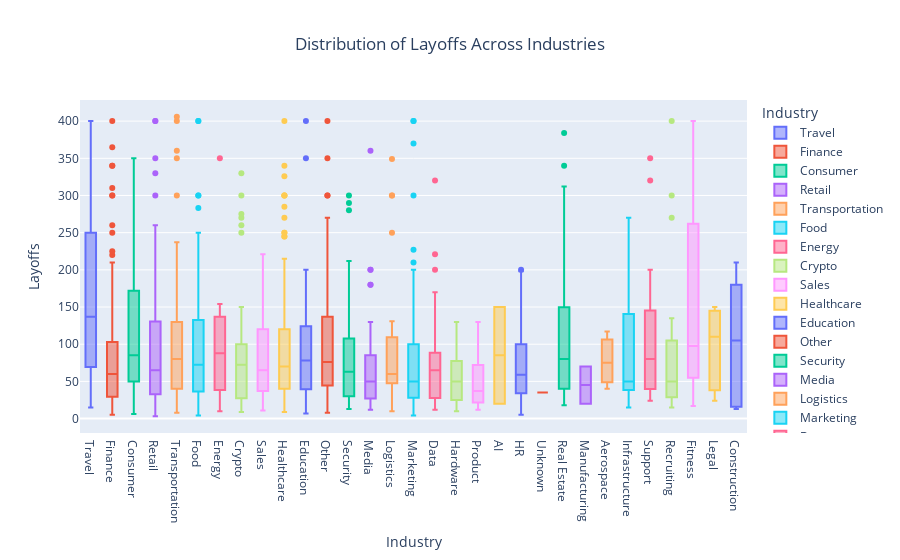

Notebook cell for this chart:
### Markdown cell above
## 1. Industry Layoffs

### Code cell
# Box plot distribution of layoffs across industries
fig_industries_box = px.box(
    clean_df, 
    x = 'Industry', 
    y = 'Layoffs',
    title = 'Distribution of Layoffs Across Industries',
    color = 'Industry'
)

fig_industries_box.update_layout(title_x = 0.5)

fig_industries_box.show()

### Figure 1 — Plotly figure (JSON) as saved in the notebook; plotly's stock layout.template omitted (floating-point values rounded to 4 significant figures; data arrays with more than 128 entries replaced by an {"elided": "..."} marker saying what was removed)
{"data": [{"alignmentgroup": "True", "hovertemplate": "Industry=%{x}<br>Layoffs=%{y}<extra></extra>", "legendgroup": "Travel", "marker": {"color": "#636efa"}, "name": "Travel", "notched": false, "offsetgroup": "Travel", "orientation": "v", "showlegend": true, "type": "box", "x": ["Travel", "Travel", "Travel", "Travel", "Travel", "Travel", "Travel", "Travel", "Travel", "Travel", "Travel", "Travel", "Travel", "Travel", "Travel", "Travel", "Travel", "Travel", "Travel", "Travel", "Travel", "Travel", "Travel", "Travel", "Travel", "Travel", "Travel", "Travel", "Travel", "Travel", "Travel", "Travel"], "x0": " ", "xaxis": "x", "y": [320, 106, 216, 125, 250, 175, 50, 164, 100, 109, 144, 250, 30, 200, 90, 350, 300, 350, 70, 69, 160, 15, 300, 35, 80, 250, 300, 56, 400, 38, 50, 130], "y0": " ", "yaxis": "y"}, {"alignmentgroup": "True", "hovertemplate": "Industry=%{x}<br>Layoffs=%{y}<extra></extra>", "legendgroup": "Finance", "marker": {"color": "#EF553B"}, "name": "Finance", "notched": false, "offsetgroup": "Finance", "orientation": "v", "showlegend": true, "type": "box", "x": {"elided": "171 str values"}, "x0": " ", "xaxis": "x", "y": {"elided": "171 int values"}, "y0": " ", "yaxis": "y"}, {"alignmentgroup": "True", "hovertemplate": "Industry=%{x}<br>Layoffs=%{y}<extra></extra>", "legendgroup": "Consumer", "marker": {"color": "#00cc96"}, "name": "Consumer", "notched": false, "offsetgroup": "Consumer", "orientation": "v", "showlegend": true, "type": "box", "x": ["Consumer", "Consumer", "Consumer", "Consumer", "Consumer", "Consumer", "Consumer", "Consumer", "Consumer", "Consumer", "Consumer", "Consumer", "Consumer", "Consumer", "Consumer", "Consumer", "Consumer", "Consumer", "Consumer", "Consumer", "Consumer", "Consumer", "Consumer", "Consumer", "Consumer", "Consumer", "Consumer", "Consumer", "Consumer", "Consumer", "Consumer", "Consumer", "Consumer", "Consumer", "Consumer", "Consumer", "Consumer", "Consumer", "Consumer", "Consumer", "Consumer", "Consumer", "Consumer", "Consumer"], "x0": " ", "xaxis": "x", "y": [350, 80, 60, 350, 170, 40, 37, 130, 60, 78, 80, 85, 140, 60, 160, 95, 300, 35, 50, 140, 200, 80, 85, 23, 30, 25, 100, 30, 70, 90, 87, 180, 80, 250, 174, 270, 6, 155, 200, 45, 11, 50, 194, 250], "y0": " ", "yaxis": "y"}, {"alignmentgroup": "True", "hovertemplate": "Industry=%{x}<br>Layoffs=%{y}<extra></extra>", "legendgroup": "Retail", "marker": {"color": "#ab63fa"}, "name": "Retail", "notched": false, "offsetgroup": "Retail", "orientation": "v", "showlegend": true, "type": "box", "x": ["Retail", "Retail", "Retail", "Retail", "Retail", "Retail", "Retail", "Retail", "Retail", "Retail", "Retail", "Retail", "Retail", "Retail", "Retail", "Retail", "Retail", "Retail", "Retail", "Retail", "Retail", "Retail", "Retail", "Retail", "Retail", "Retail", "Retail", "Retail", "Retail", "Retail", "Retail", "Retail", "Retail", "Retail", "Retail", "Retail", "Retail", "Retail", "Retail", "Retail", "Retail", "Retail", "Retail", "Retail", "Retail", "Retail", "Retail", "Retail", "Retail", "Retail", "Retail", "Retail", "Retail", "Retail", "Retail", "Retail", "Retail", "Retail", "Retail", "Retail", "Retail", "Retail", "Retail", "Retail", "Retail", "Retail", "Retail", "Retail", "Retail", "Retail", "Retail", "Retail", "Retail", "Retail", "Retail", "Retail", "Retail", "Retail", "Retail", "Retail", "Retail", "Retail", "Retail", "Retail", "Retail", "Retail", "Retail", "Retail", "Retail", "Retail", "Retail"], "x0": " ", "xaxis": "x", "y": [60, 55, 40, 21, 37, 30, 225, 230, 24, 60, 350, 35, 22, 70, 251, 20, 45, 100, 40, 56, 32, 100, 230, 65, 100, 31, 100, 25, 40, 30, 25, 93, 180, 110, 134, 30, 50, 160, 80, 90, 56, 55, 138, 54, 60, 48, 50, 19, 24, 70, 13, 400, 30, 120, 100, 30, 191, 250, 100, 330, 70, 50, 200, 400, 29, 260, 300, 30, 150, 100, 3, 20, 120, 20, 100, 78, 44, 200, 235, 36, 200, 87, 60, 147, 60, 70, 65, 250, 23, 91, 20], "y0": " ", "yaxis": "y"}, {"alignmentgroup": "True", "hovertemplate": "Industry=%{x}<br>Layoffs=%{y}<extra></extra>", "legendgroup": "Transportation", "marker": {"color": "#FFA15A"}, "name": "Transportation", "notched": false, "offsetgroup": "Transportation", "orientation": "v", "showlegend": true, "type": "box", "x": ["Transportation", "Transportation", "Transportation", "Transportation", "Transportation", "Transportation", "Transportation", "Transportation", "Transportation", "Transportation", "Transportation", "Transportation", "Transportation", "Transportation", "Transportation", "Transportation", "Transportation", "Transportation", "Transportation", "Transportation", "Transportation", "Transportation", "Transportation", "Transportation", "Transportation", "Transportation", "Transportation", "Transportation", "Transportation", "Transportation", "Transportation", "Transportation", "Transportation", "Transportation", "Transportation", "Transportation", "Transportation", "Transportation", "Transportation", "Transportation", "Transportation", "Transportation", "Transportation", "Transportation", "Transportation", "Transportation", "Transportation", "Transportation", "Transportation", "Transportation", "Transportation", "Transportation", "Transportation", "Transportation", "Transportation"], "x0": " ", "xaxis": "x", "y": [120, 60, 48, 128, 17, 300, 200, 102, 27, 46, 40, 360, 31, 80, 40, 350, 160, 80, 237, 130, 70, 65, 78, 75, 180, 63, 58, 76, 40, 16, 35, 35, 138, 400, 100, 111, 200, 30, 130, 40, 219, 35, 80, 57, 10, 130, 15, 100, 92, 23, 108, 406, 100, 100, 8], "y0": " ", "yaxis": "y"}, {"alignmentgroup": "True", "hovertemplate": "Industry=%{x}<br>Layoffs=%{y}<extra></extra>", "legendgroup": "Food", "marker": {"color": "#19d3f3"}, "name": "Food", "notched": false, "offsetgroup": "Food", "orientation": "v", "showlegend": true, "type": "box", "x": ["Food", "Food", "Food", "Food", "Food", "Food", "Food", "Food", "Food", "Food", "Food", "Food", "Food", "Food", "Food", "Food", "Food", "Food", "Food", "Food", "Food", "Food", "Food", "Food", "Food", "Food", "Food", "Food", "Food", "Food", "Food", "Food", "Food", "Food", "Food", "Food", "Food", "Food", "Food", "Food", "Food", "Food", "Food", "Food", "Food", "Food", "Food", "Food", "Food", "Food", "Food", "Food", "Food", "Food", "Food", "Food"], "x0": " ", "xaxis": "x", "y": [20, 80, 68, 100, 65, 150, 30, 34, 283, 300, 134, 38, 81, 400, 100, 250, 17, 300, 40, 65, 40, 130, 27, 93, 100, 211, 50, 70, 70, 70, 200, 200, 26, 40, 60, 100, 23, 80, 50, 150, 21, 100, 20, 100, 60, 87, 180, 75, 35, 131, 4, 400, 196, 5, 9, 30], "y0": " ", "yaxis": "y"}, {"alignmentgroup": "True", "hovertemplate": "Industry=%{x}<br>Layoffs=%{y}<extra></extra>", "legendgroup": "Energy", "marker": {"color": "#FF6692"}, "name": "Energy", "notched": false, "offsetgroup": "Energy", "orientation": "v", "showlegend": true, "type": "box", "x": ["Energy", "Energy", "Energy", "Energy", "Energy", "Energy", "Energy", "Energy"], "x0": " ", "xaxis": "x", "y": [65, 111, 154, 350, 10, 30, 120, 47], "y0": " ", "yaxis": "y"}, {"alignmentgroup": "True", "hovertemplate": "Industry=%{x}<br>Layoffs=%{y}<extra></extra>", "legendgroup": "Crypto", "marker": {"color": "#B6E880"}, "name": "Crypto", "notched": false, "offsetgroup": "Crypto", "orientation": "v", "showlegend": true, "type": "box", "x": ["Crypto", "Crypto", "Crypto", "Crypto", "Crypto", "Crypto", "Crypto", "Crypto", "Crypto", "Crypto", "Crypto", "Crypto", "Crypto", "Crypto", "Crypto", "Crypto", "Crypto", "Crypto", "Crypto", "Crypto", "Crypto", "Crypto", "Crypto", "Crypto", "Crypto", "Crypto", "Crypto", "Crypto", "Crypto", "Crypto", "Crypto", "Crypto", "Crypto", "Crypto", "Crypto", "Crypto", "Crypto", "Crypto", "Crypto", "Crypto", "Crypto", "Crypto", "Crypto", "Crypto", "Crypto", "Crypto", "Crypto", "Crypto"], "x0": " ", "xaxis": "x", "y": [20, 60, 150, 26, 80, 30, 16, 17, 75, 100, 30, 89, 44, 29, 21, 330, 110, 100, 275, 10, 33, 100, 20, 20, 59, 134, 100, 30, 20, 150, 68, 42, 30, 150, 12, 300, 70, 270, 9, 24, 250, 260, 100, 90, 80, 80, 75, 91], "y0": " ", "yaxis": "y"}, {"alignmentgroup": "True", "hovertemplate": "Industry=%{x}<br>Layoffs=%{y}<extra></extra>", "legendgroup": "Sales", "marker": {"color": "#FF97FF"}, "name": "Sales", "notched": false, "offsetgroup": "Sales", "orientation": "v", "showlegend": true, "type": "box", "x": ["Sales", "Sales", "Sales", "Sales", "Sales", "Sales", "Sales", "Sales", "Sales", "Sales", "Sales", "Sales", "Sales", "Sales", "Sales", "Sales", "Sales", "Sales", "Sales", "Sales", "Sales", "Sales"], "x0": " ", "xaxis": "x", "y": [40, 140, 140, 120, 17, 70, 221, 80, 100, 100, 40, 37, 31, 143, 120, 150, 27, 60, 57, 15, 51, 11], "y0": " ", "yaxis": "y"}, {"alignmentgroup": "True", "hovertemplate": "Industry=%{x}<br>Layoffs=%{y}<extra></extra>", "legendgroup": "Healthcare", "marker": {"color": "#FECB52"}, "name": "Healthcare", "notched": false, "offsetgroup": "Healthcare", "orientation": "v", "showlegend": true, "type": "box", "x": ["Healthcare", "Healthcare", "Healthcare", "Healthcare", "Healthcare", "Healthcare", "Healthcare", "Healthcare", "Healthcare", "Healthcare", "Healthcare", "Healthcare", "Healthcare", "Healthcare", "Healthcare", "Healthcare", "Healthcare", "Healthcare", "Healthcare", "Healthcare", "Healthcare", "Healthcare", "Healthcare", "Healthcare", "Healthcare", "Healthcare", "Healthcare", "Healthcare", "Healthcare", "Healthcare", "Healthcare", "Healthcare", "Healthcare", "Healthcare", "Healthcare", "Healthcare", "Healthcare", "Healthcare", "Healthcare", "Healthcare", "Healthcare", "Healthcare", "Healthcare", "Healthcare", "Healthcare", "Healthcare", "Healthcare", "Healthcare", "Healthcare", "Healthcare", "Healthcare", "Healthcare", "Healthcare", "Healthcare", "Healthcare", "Healthcare", "Healthcare", "Healthcare", "Healthcare", "Healthcare", "Healthcare", "Healthcare", "Healthcare", "Healthcare", "Healthcare", "Healthcare", "Healthcare", "Healthcare", "Healthcare", "Healthcare", "Healthcare", "Healthcare", "Healthcare", "Healthcare", "Healthcare", "Healthcare", "Healthcare", "Healthcare", "Healthcare", "Healthcare", "Healthcare", "Healthcare", "Healthcare", "Healthcare", "Healthcare", "Healthcare", "Healthcare", "Healthcare", "Healthcare", "Healthcare"], "x0": " ", "xaxis": "x", "y": [245, 49, 63, 70, 50, 94, 100, 119, 114, 30, 50, 45, 50, 100, 71, 20, 181, 100, 75, 155, 270, 70, 326, 45, 23, 300, 285, 215, 31, 56, 130, 245, 200, 300, 31, 46, 50, 78, 113, 105, 59, 59, 36, 65, 300, 400, 62, 23, 30, 67, 120, 29, 40, 90, 140, 30, 95, 35, 80, 250, 16, 175, 90, 130, 100, 25, 50, 15, 11, 156, 110, 50, 18, 75, 50, 60, 150, 250, 100, 100, 47, 44, 10, 40, 23, 10, 340, 18, 100, 9], "y0": " ", "yaxis": "y"}, {"alignmentgroup": "True", "hovertemplate": "Industry=%{x}<br>Layoffs=%{y}<extra></extra>", "legendgroup": "Education", "marker": {"color": "#636efa"}, "name": "Education", "notched": false, "offsetgroup": "Education", "orientation": "v", "showlegend": true, "type": "box", "x": ["Education", "Education", "Education", "Education", "Education", "Education", "Education", "Education", "Education", "Education", "Education", "Education", "Education", "Education", "Education", "Education", "Education", "Education", "Education", "Education", "Education", "Education", "Education", "Education", "Education", "Education", "Education", "Education", "Education", "Education", "Education", "Education", "Education", "Education", "Education", "Education", "Education", "Education", "Education", "Education"], "x0": " ", "xaxis": "x", "y": [35, 120, 29, 87, 42, 106, 80, 128, 172, 81, 89, 42, 27, 76, 400, 43, 45, 90, 350, 55, 47, 80, 73, 60, 31, 120, 150, 33, 26, 12, 145, 200, 72, 150, 100, 37, 150, 16, 140, 7], "y0": " ", "yaxis": "y"}, {"alignmentgroup": "True", "hovertemplate": "Industry=%{x}<br>Layoffs=%{y}<extra></extra>", "legendgroup": "Other", "marker": {"color": "#EF553B"}, "name": "Other", "notched": false, "offsetgroup": "Other", "orientation": "v", "showlegend": true, "type": "box", "x": ["Other", "Other", "Other", "Other", "Other", "Other", "Other", "Other", "Other", "Other", "Other", "Other", "Other", "Other", "Other", "Other", "Other", "Other", "Other", "Other", "Other", "Other", "Other", "Other", "Other", "Other", "Other", "Other", "Other", "Other", "Other", "Other", "Other", "Other", "Other", "Other", "Other", "Other", "Other", "Other", "Other", "Other", "Other", "Other", "Other", "Other", "Other", "Other", "Other", "Other", "Other", "Other", "Other", "Other", "Other", "Other", "Other"], "x0": " ", "xaxis": "x", "y": [150, 35, 75, 300, 13, 60, 80, 28, 90, 100, 60, 80, 137, 43, 74, 112, 300, 10, 50, 200, 8, 400, 85, 141, 119, 90, 115, 137, 100, 110, 270, 43, 200, 80, 25, 34, 120, 76, 180, 50, 45, 50, 50, 50, 60, 30, 242, 18, 18, 23, 50, 60, 350, 138, 62, 260, 30], "y0": " ", "yaxis": "y"}, {"alignmentgroup": "True", "hovertemplate": "Industry=%{x}<br>Layoffs=%{y}<extra></extra>", "legendgroup": "Security", "marker": {"color": "#00cc96"}, "name": "Security", "notched": false, "offsetgroup": "Security", "orientation": "v", "showlegend": true, "type": "box", "x": ["Security", "Security", "Security", "Security", "Security", "Security", "Security", "Security", "Security", "Security", "Security", "Security", "Security", "Security", "Security", "Security", "Security", "Security", "Security", "Security", "Security", "Security", "Security", "Security", "Security", "Security", "Security", "Security", "Security", "Security", "Security", "Security", "Security", "Security", "Security", "Security", "Security", "Security", "Security", "Security", "Security", "Security", "Security", "Security", "Security", "Security", "Security", "Security", "Security", "Security", "Security"], "x0": " ", "xaxis": "x", "y": [280, 60, 27, 101, 300, 200, 46, 30, 60, 50, 290, 100, 50, 177, 19, 66, 212, 19, 30, 100, 100, 100, 30, 25, 20, 65, 170, 110, 100, 200, 198, 20, 24, 38, 100, 55, 125, 115, 27, 70, 22, 90, 55, 16, 100, 130, 30, 50, 63, 13, 24], "y0": " ", "yaxis": "y"}, {"alignmentgroup": "True", "hovertemplate": "Industry=%{x}<br>Layoffs=%{y}<extra></extra>", "legendgroup": "Media", "marker": {"color": "#ab63fa"}, "name": "Media", "notched": false, "offsetgroup": "Media", "orientation": "v", "showlegend": true, "type": "box", "x": ["Media", "Media", "Media", "Media", "Media", "Media", "Media", "Media", "Media", "Media", "Media", "Media", "Media", "Media", "Media", "Media", "Media", "Media", "Media", "Media", "Media", "Media", "Media", "Media", "Media", "Media", "Media", "Media", "Media", "Media", "Media", "Media", "Media", "Media", "Media", "Media", "Media", "Media", "Media", "Media", "Media", "Media", "Media"], "x0": " ", "xaxis": "x", "y": [20, 80, 100, 360, 60, 24, 37, 48, 22, 180, 200, 42, 12, 50, 17, 130, 120, 40, 50, 75, 180, 200, 40, 24, 70, 80, 39, 13, 60, 14, 56, 87, 23, 100, 46, 95, 26, 30, 50, 24, 51, 31, 30], "y0": " ", "yaxis": "y"}, {"alignmentgroup": "True", "hovertemplate": "Industry=%{x}<br>Layoffs=%{y}<extra></extra>", "legendgroup": "Logistics", "marker": {"color": "#FFA15A"}, "name": "Logistics", "notched": false, "offsetgroup": "Logistics", "orientation": "v", "showlegend": true, "type": "box", "x": ["Logistics", "Logistics", "Logistics", "Logistics", "Logistics", "Logistics", "Logistics", "Logistics", "Logistics", "Logistics", "Logistics", "Logistics", "Logistics", "Logistics", "Logistics", "Logistics", "Logistics", "Logistics", "Logistics", "Logistics", "Logistics", "Logistics", "Logistics", "Logistics", "Logistics", "Logistics", "Logistics", "Logistics"], "x0": " ", "xaxis": "x", "y": [65, 99, 131, 50, 30, 130, 45, 300, 55, 60, 60, 60, 54, 30, 63, 120, 27, 10, 250, 90, 59, 300, 24, 10, 50, 75, 349, 65], "y0": " ", "yaxis": "y"}, {"alignmentgroup": "True", "hovertemplate": "Industry=%{x}<br>Layoffs=%{y}<extra></extra>", "legendgroup": "Marketing", "marker": {"color": "#19d3f3"}, "name": "Marketing", "notched": false, "offsetgroup": "Marketing", "orientation": "v", "showlegend": true, "type": "box", "x": ["Marketing", "Marketing", "Marketing", "Marketing", "Marketing", "Marketing", "Marketing", "Marketing", "Marketing", "Marketing", "Marketing", "Marketing", "Marketing", "Marketing", "Marketing", "Marketing", "Marketing", "Marketing", "Marketing", "Marketing", "Marketing", "Marketing", "Marketing", "Marketing", "Marketing", "Marketing", "Marketing", "Marketing", "Marketing", "Marketing", "Marketing", "Marketing", "Marketing", "Marketing", "Marketing", "Marketing", "Marketing", "Marketing", "Marketing", "Marketing", "Marketing", "Marketing", "Marketing", "Marketing", "Marketing", "Marketing", "Marketing", "Marketing", "Marketing", "Marketing", "Marketing", "Marketing", "Marketing", "Marketing", "Marketing", "Marketing", "Marketing", "Marketing", "Marketing", "Marketing", "Marketing", "Marketing", "Marketing", "Marketing", "Marketing", "Marketing", "Marketing", "Marketing", "Marketing", "Marketing", "Marketing", "Marketing", "Marketing", "Marketing", "Marketing", "Marketing", "Marketing", "Marketing", "Marketing", "Marketing"], "x0": " ", "xaxis": "x", "y": [12, 125, 50, 40, 100, 8, 90, 75, 70, 80, 150, 40, 370, 100, 19, 40, 20, 70, 100, 62, 60, 120, 100, 60, 9, 200, 70, 130, 25, 50, 227, 35, 180, 59, 100, 13, 30, 400, 20, 31, 47, 40, 30, 38, 30, 45, 24, 30, 120, 8, 40, 60, 17, 400, 101, 70, 50, 35, 19, 90, 30, 60, 8, 48, 30, 21, 100, 53, 100, 77, 26, 300, 23, 52, 20, 15, 210, 5, 52, 4], "y0": " ", "yaxis": "y"}, {"alignmentgroup": "True", "hovertemplate": "Industry=%{x}<br>Layoffs=%{y}<extra></extra>", "legendgroup": "Data", "marker": {"color": "#FF6692"}, "name": "Data", "notched": false, "offsetgroup": "Data", "orientation": "v", "showlegend": true, "type": "box", "x": ["Data", "Data", "Data", "Data", "Data", "Data", "Data", "Data", "Data", "Data", "Data", "Data", "Data", "Data", "Data", "Data", "Data", "Data", "Data", "Data", "Data", "Data", "Data", "Data", "Data", "Data", "Data", "Data", "Data", "Data", "Data", "Data", "Data", "Data", "Data", "Data", "Data", "Data", "Data"], "x0": " ", "xaxis": "x", "y": [60, 21, 84, 60, 170, 100, 320, 100, 99, 200, 221, 22, 30, 76, 24, 65, 12, 35, 30, 15, 80, 80, 30, 27, 70, 59, 100, 70, 70, 12, 65, 50, 80, 80, 20, 90, 90, 25, 20], "y0": " ", "yaxis": "y"}, {"alignmentgroup": "True", "hovertemplate": "Industry=%{x}<br>Layoffs=%{y}<extra></extra>", "legendgroup": "Hardware", "marker": {"color": "#B6E880"}, "name": "Hardware", "notched": false, "offsetgroup": "Hardware", "orientation": "v", "showlegend": true, "type": "box", "x": ["Hardware", "Hardware", "Hardware", "Hardware", "Hardware"], "x0": " ", "xaxis": "x", "y": [10, 130, 60, 50, 30], "y0": " ", "yaxis": "y"}, {"alignmentgroup": "True", "hovertemplate": "Industry=%{x}<br>Layoffs=%{y}<extra></extra>", "legendgroup": "Product", "marker": {"color": "#FF97FF"}, "name": "Product", "notched": false, "offsetgroup": "Product", "orientation": "v", "showlegend": true, "type": "box", "x": ["Product", "Product", "Product", "Product", "Product", "Product", "Product", "Product", "Product", "Product", "Product", "Product", "Product", "Product", "Product", "Product", "Product", "Product", "Product"], "x0": " ", "xaxis": "x", "y": [40, 37, 100, 130, 21, 20, 48, 23, 45, 80, 23, 100, 20, 24, 34, 90, 39, 18, 12], "y0": " ", "yaxis": "y"}, {"alignmentgroup": "True", "hovertemplate": "Industry=%{x}<br>Layoffs=%{y}<extra></extra>", "legendgroup": "AI", "marker": {"color": "#FECB52"}, "name": "AI", "notched": false, "offsetgroup": "AI", "orientation": "v", "showlegend": true, "type": "box", "x": ["AI", "AI"], "x0": " ", "xaxis": "x", "y": [150, 20], "y0": " ", "yaxis": "y"}, {"alignmentgroup": "True", "hovertemplate": "Industry=%{x}<br>Layoffs=%{y}<extra></extra>", "legendgroup": "HR", "marker": {"color": "#636efa"}, "name": "HR", "notched": false, "offsetgroup": "HR", "orientation": "v", "showlegend": true, "type": "box", "x": ["HR", "HR", "HR", "HR", "HR", "HR", "HR", "HR", "HR", "HR", "HR", "HR", "HR", "HR", "HR", "HR", "HR", "HR", "HR", "HR", "HR", "HR", "HR", "HR", "HR", "HR", "HR", "HR", "HR", "HR", "HR", "HR", "HR", "HR", "HR", "HR", "HR"], "x0": " ", "xaxis": "x", "y": [73, 150, 100, 58, 14, 35, 90, 140, 130, 200, 126, 90, 105, 60, 198, 17, 35, 11, 31, 29, 5, 16, 54, 100, 64, 36, 16, 60, 110, 87, 55, 40, 58, 10, 59, 35, 70], "y0": " ", "yaxis": "y"}, {"alignmentgroup": "True", "hovertemplate": "Industry=%{x}<br>Layoffs=%{y}<extra></extra>", "legendgroup": "Unknown", "marker": {"color": "#EF553B"}, "name": "Unknown", "notched": false, "offsetgroup": "Unknown", "orientation": "v", "showlegend": true, "type": "box", "x": ["Unknown"], "x0": " ", "xaxis": "x", "y": [35], "y0": " ", "yaxis": "y"}, {"alignmentgroup": "True", "hovertemplate": "Industry=%{x}<br>Layoffs=%{y}<extra></extra>", "legendgroup": "Real Estate", "marker": {"color": "#00cc96"}, "name": "Real Estate", "notched": false, "offsetgroup": "Real Estate", "orientation": "v", "showlegend": true, "type": "box", "x": ["Real Estate", "Real Estate", "Real Estate", "Real Estate", "Real Estate", "Real Estate", "Real Estate", "Real Estate", "Real Estate", "Real Estate", "Real Estate", "Real Estate", "Real Estate", "Real Estate", "Real Estate", "Real Estate", "Real Estate", "Real Estate", "Real Estate", "Real Estate", "Real Estate", "Real Estate", "Real Estate", "Real Estate", "Real Estate", "Real Estate", "Real Estate", "Real Estate", "Real Estate", "Real Estate", "Real Estate", "Real Estate", "Real Estate", "Real Estate", "Real Estate", "Real Estate", "Real Estate", "Real Estate", "Real Estate"], "x0": " ", "xaxis": "x", "y": [40, 149, 40, 61, 201, 340, 18, 312, 30, 100, 300, 300, 64, 100, 40, 40, 29, 200, 39, 384, 45, 160, 115, 119, 57, 20, 24, 73, 28, 20, 88, 47, 40, 236, 90, 130, 127, 80, 150], "y0": " ", "yaxis": "y"}, {"alignmentgroup": "True", "hovertemplate": "Industry=%{x}<br>Layoffs=%{y}<extra></extra>", "legendgroup": "Manufacturing", "marker": {"color": "#ab63fa"}, "name": "Manufacturing", "notched": false, "offsetgroup": "Manufacturing", "orientation": "v", "showlegend": true, "type": "box", "x": ["Manufacturing", "Manufacturing"], "x0": " ", "xaxis": "x", "y": [70, 20], "y0": " ", "yaxis": "y"}, {"alignmentgroup": "True", "hovertemplate": "Industry=%{x}<br>Layoffs=%{y}<extra></extra>", "legendgroup": "Aerospace", "marker": {"color": "#FFA15A"}, "name": "Aerospace", "notched": false, "offsetgroup": "Aerospace", "orientation": "v", "showlegend": true, "type": "box", "x": ["Aerospace", "Aerospace", "Aerospace"], "x0": " ", "xaxis": "x", "y": [117, 75, 40], "y0": " ", "yaxis": "y"}, {"alignmentgroup": "True", "hovertemplate": "Industry=%{x}<br>Layoffs=%{y}<extra></extra>", "legendgroup": "Infrastructure", "marker": {"color": "#19d3f3"}, "name": "Infrastructure", "notched": false, "offsetgroup": "Infrastructure", "orientation": "v", "showlegend": true, "type": "box", "x": ["Infrastructure", "Infrastructure", "Infrastructure", "Infrastructure", "Infrastructure", "Infrastructure", "Infrastructure", "Infrastructure", "Infrastructure", "Infrastructure", "Infrastructure", "Infrastructure", "Infrastructure", "Infrastructure", "Infrastructure", "Infrastructure", "Infrastructure"], "x0": " ", "xaxis": "x", "y": [255, 134, 40, 50, 40, 200, 95, 40, 110, 270, 15, 80, 160, 34, 30, 50, 30], "y0": " ", "yaxis": "y"}, {"alignmentgroup": "True", "hovertemplate": "Industry=%{x}<br>Layoffs=%{y}<extra></extra>", "legendgroup": "Support", "marker": {"color": "#FF6692"}, "name": "Support", "notched": false, "offsetgroup": "Support", "orientation": "v", "showlegend": true, "type": "box", "x": ["Support", "Support", "Support", "Support", "Support", "Support", "Support", "Support", "Support", "Support", "Support", "Support", "Support", "Support", "Support", "Support", "Support", "Support", "Support", "Support", "Support"], "x0": " ", "xaxis": "x", "y": [320, 114, 100, 155, 142, 30, 76, 90, 124, 350, 200, 78, 193, 49, 52, 39, 36, 33, 40, 80, 24], "y0": " ", "yaxis": "y"}, {"alignmentgroup": "True", "hovertemplate": "Industry=%{x}<br>Layoffs=%{y}<extra></extra>", "legendgroup": "Recruiting", "marker": {"color": "#B6E880"}, "name": "Recruiting", "notched": false, "offsetgroup": "Recruiting", "orientation": "v", "showlegend": true, "type": "box", "x": ["Recruiting", "Recruiting", "Recruiting", "Recruiting", "Recruiting", "Recruiting", "Recruiting", "Recruiting", "Recruiting", "Recruiting", "Recruiting", "Recruiting", "Recruiting", "Recruiting", "Recruiting", "Recruiting", "Recruiting", "Recruiting", "Recruiting", "Recruiting", "Recruiting"], "x0": " ", "xaxis": "x", "y": [270, 58, 100, 86, 15, 100, 50, 23, 36, 300, 135, 40, 25, 120, 86, 18, 39, 46, 400, 30, 15], "y0": " ", "yaxis": "y"}, {"alignmentgroup": "True", "hovertemplate": "Industry=%{x}<br>Layoffs=%{y}<extra></extra>", "legendgroup": "Fitness", "marker": {"color": "#FF97FF"}, "name": "Fitness", "notched": false, "offsetgroup": "Fitness", "orientation": "v", "showlegend": true, "type": "box", "x": ["Fitness", "Fitness", "Fitness", "Fitness", "Fitness", "Fitness", "Fitness", "Fitness", "Fitness", "Fitness"], "x0": " ", "xaxis": "x", "y": [80, 30, 300, 400, 55, 95, 262, 154, 100, 17], "y0": " ", "yaxis": "y"}, {"alignmentgroup": "True", "hovertemplate": "Industry=%{x}<br>Layoffs=%{y}<extra></extra>", "legendgroup": "Legal", "marker": {"color": "#FECB52"}, "name": "Legal", "notched": false, "offsetgroup": "Legal", "orientation": "v", "showlegend": true, "type": "box", "x": ["Legal", "Legal", "Legal", "Legal", "Legal", "Legal", "Legal"], "x0": " ", "xaxis": "x", "y": [24, 130, 62, 150, 30, 110, 150], "y0": " ", "yaxis": "y"}, {"alignmentgroup": "True", "hovertemplate": "Industry=%{x}<br>Layoffs=%{y}<extra></extra>", "legendgroup": "Construction", "marker": {"color": "#636efa"}, "name": "Construction", "notched": false, "offsetgroup": "Construction", "orientation": "v", "showlegend": true, "type": "box", "x": ["Construction", "Construction", "Construction", "Construction", "Construction", "Construction"], "x0": " ", "xaxis": "x", "y": [13, 210, 70, 140, 180, 16], "y0": " ", "yaxis": "y"}], "layout": {"boxmode": "overlay", "legend": {"title": {"text": "Industry"}, "tracegroupgap": 0}, "title": {"text": "Distribution of Layoffs Across Industries", "x": 0.5}, "xaxis": {"anchor": "y", "categoryarray": ["Travel", "Finance", "Consumer", "Retail", "Transportation", "Food", "Energy", "Crypto", "Sales", "Healthcare", "Education", "Other", "Security", "Media", "Logistics", "Marketing", "Data", "Hardware", "Product", "AI", "HR", "Unknown", "Real Estate", "Manufacturing", "Aerospace", "Infrastructure", "Support", "Recruiting", "Fitness", "Legal", "Construction"], "categoryorder": "array", "domain": [0, 1], "title": {"text": "Industry"}}, "yaxis": {"anchor": "x", "domain": [0, 1], "title": {"text": "Layoffs"}}}}
